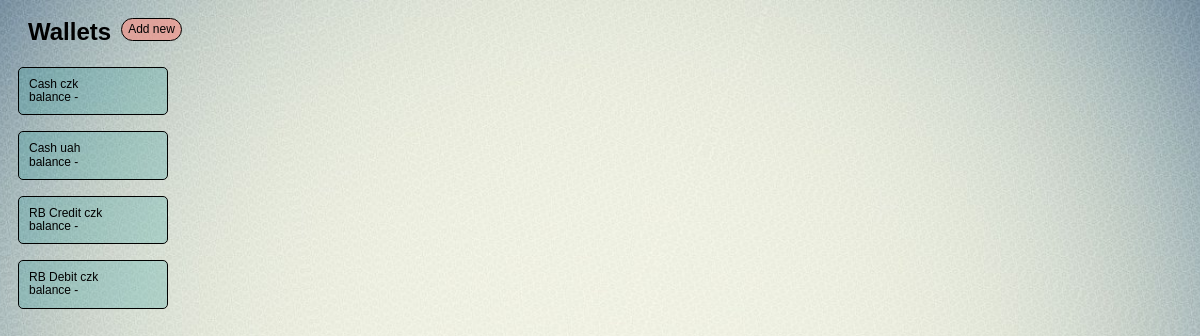
/finance/, run on the app's committed database.
### finance/models.py (models this page shows, shortened)
class Wallet(models.Model):
    W_TYPES = (
        ('a', 'account'),
        ('b', 'bank account'),
        ('c', 'cash'),
        )
    w_name = models.CharField(max_length=20, verbose_name = 'Wallet name')
    w_ticker = models.CharField(max_length=3, verbose_name = 'Currency ticker')
    w_type = models.CharField(max_length=1, choices=W_TYPES, verbose_name = 'Type')
    w_bank = models.CharField(max_length=25, verbose_name = 'Bank name', blank=True)
    initial_balance = models.DecimalField(max_digits=9, decimal_places=2, verbose_name = 'Initial balance', default=0.00)
    f_name = models.CharField(max_length=24, blank=True, verbose_name='Full wallet name')
    class Meta:
        verbose_name = 'wallet'
        verbose_name_plural = 'wallets'
        ordering = ['w_name']

### finance/views.py (the view)
# urls.py: path('', home, name = 'home'),
def home(request):
    wlts = Wallet.objects.order_by('w_name')
    return render(request, 'finance/home.html', {'wlts':wlts})

### finance/templates/finance/home.html (shortened to what this page needs)
{% load static %}
<html>
    <head>
        <link rel='stylesheet' type='text/css' href="{% static 'finance/style.css' %}">
    </head>
    <body>
        <div>
            <div class='nav_H'>
                <div class="wallet">Wallets</div>
                <button class="btn btn_add_wlt" onclick="location.href='{% url 'create_wlt' %}'">Add new</button>
            </div>
            {% for wlt in wlts %}
                <p><button class="btn btn_wlts" onclick="location.href='{% url 'home_wlt' wlt.pk %}'">{{wlt.f_name}}<br>balance - </button></p>
            {% endfor %}
        </div>
    </body>
</html>

### finance/static/finance/style.css (style rules this page uses)
body { background-image: url('bg_v2.jpg'); background-size: cover; background-repeat: no-repeat; background-position: center; font-family: Arial, sans-serif; text-decoration: none; color: black; appearance: none; -webkit-appearance: none; -moz-appearance: none; }
.nav_H { display: flex; flex-direction: row; align-items: center; }
.wallet { font-size: 24px; font-weight: bold; margin: 10px 10px 5px 20px; }
.btn { border: 1px solid black; line-height: 1.1; cursor: pointer; transition: transform 0.2s; text-decoration: none; word-wrap: break-word; text-align: center; border-radius: 5px; }
.btn_wlts { margin: 0px 0px 0px 10px; padding: 10px; background-color: rgba(0, 139, 139, 0.2); width: 150px; font-size: 12px; text-align: left; }
.btn_add_wlt { background-color: rgba(241, 148, 138, 0.7); width: fit-content; height: 23px; margin: 0px 5px 0px 0px; font-size: 12px; border-radius: 15px; }

### data on the page
Wallet: f_name "Cash czk"
Wallet: f_name "Cash uah"
Wallet: f_name "RB Credit czk"
Wallet: f_name "RB Debit czk"
